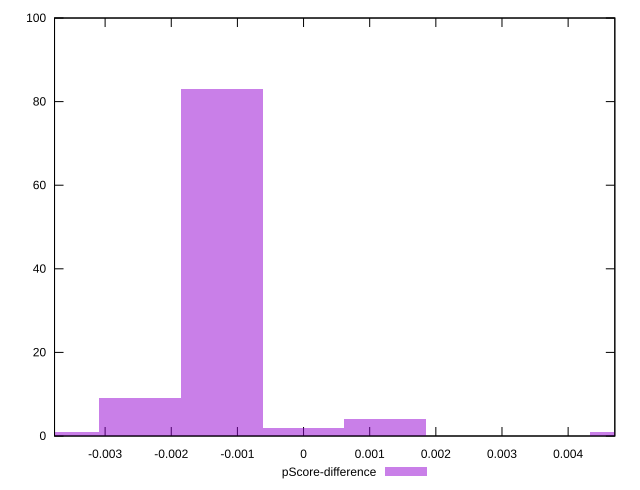

Source code (gnuplot):
reset

$pScoreDifference <<EOF
0.001235959428860606 4
-0.002471918857721212 9
-0.001235959428860606 83
0.004943837715442424 1
-0.0037078782865818177 1
0 2
EOF

set key outside below
set boxwidth 0.001235959428860606
set xrange [-0.003764705882352948:0.004705882352941171]
set yrange [0:100]
set trange [0:100]
set style fill transparent solid 0.5 noborder
set terminal svg size 640, 490 enhanced background rgb 'white'
set output "report_00019_2021-02-10T18-14-37.922Z//uses-rel-preload/samples/pages+cached+noadtech/pScore-difference/histogram.svg"

plot $pScoreDifference title "pScore-difference" with boxes

reset
